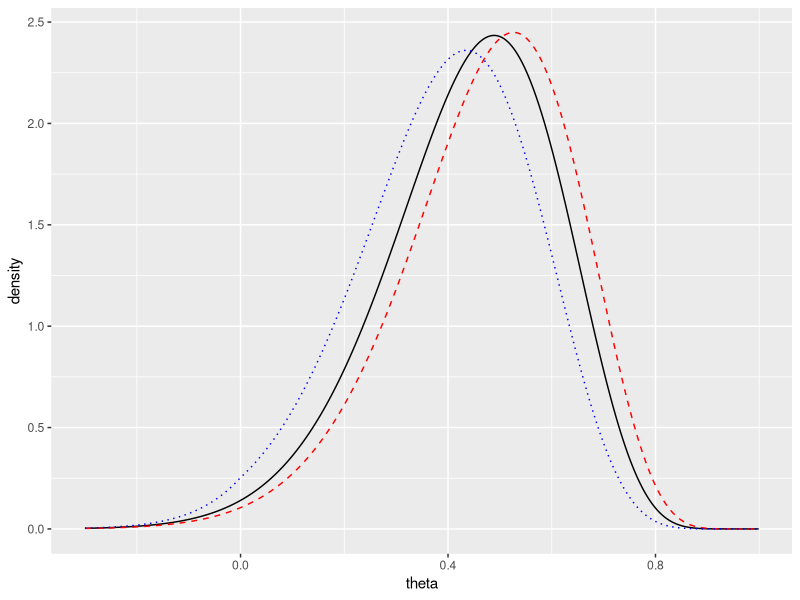

Source code (R):
library(ggplot2)

dat <- read.table('./student_score.txt', header = TRUE)

prior_unif <- function(x)
{
  return(0.5)
}

prior_jeff <- function(x)
{
  return(1 / (1 - x ^ 2))
}

prior_shrink <- function(x)
{
  return((1 - abs(x)))
}

lik <- function (theta, theta_h, data)
{
  n <- nrow(data)
  left <-
    (n - 2) * (1 - theta ^ 2) ^ ((n - 1) / 2) * (1 - theta_h ^ 2) ^ ((n -
                                                                        4) / 2)
  f <- function(w, theta, theta_h)
  {
    return((cosh(w) - theta * theta_h) ^ (1 - n))
  }
  
  right <-
    integrate(f, 0, Inf, theta = theta, theta_h = theta_h)$value
  return(left * right)
  
}

post_unif <- function(x)
  prior_unif(x) * lik(x, theta_h, dat)
post_jeff <- function(x)
  prior_jeff(x) * lik(x, theta_h, dat)
post_shrink <- function(x)
  prior_shrink(x) * lik(x, theta_h, dat)

theta_h <- cor(dat$mech, dat$vecs)

df <- data.frame(x = seq(-0.3, 0.9999, 0.001))
y_flat <- apply(df,
                1,
                FUN = post_unif)
y_jeff <- apply(df,
                1,
                FUN = post_jeff)
y_shrink <- apply(df,
                  1,
                  FUN = post_shrink)

# normalise
df$y_flat <-
  y_flat / integrate(Vectorize(function(x)
    prior_unif(x) * lik(x, theta_h, dat)),
    lower = 0,
    upper = 1)$value
df$y_jeff <-
  y_jeff / integrate(Vectorize(function(x)
    prior_jeff(x) * lik(x, theta_h, dat)),
    lower = 0,
    upper = 1)$value
df$y_shrink <-
  y_shrink / integrate(Vectorize(function(x)
    prior_shrink(x) * lik(x, theta_h, dat)),
    lower = 0,
    upper = 1)$value

ggplot(data = df) + geom_line(aes(x = x, y = y_flat)) +
  geom_line(aes(x = x, y = y_jeff), color = 'red', linetype = 'dashed') +
  geom_line(aes(x = x, y = y_shrink), color = 'blue', linetype = 'dotted') + ylab('density') + xlab('theta')
